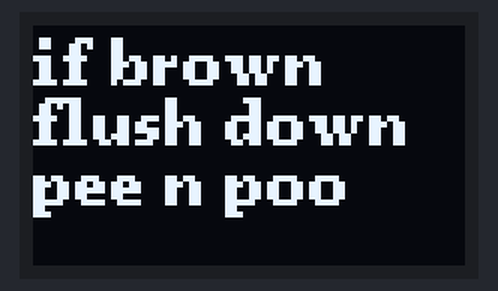
Simulated run of this sketch. Board: ESP32-C3. On the bench: 72×40 one-colour display.

Above: at 0.1 s.

The sketch:

esp32c3_oled1.ino
```cpp
// ====== Reference Libraries ======
#include <Arduino.h>
#include <U8g2lib.h>
#include <Wire.h>

// ====== Set OLED Pins ======
#define SDA_PIN 5
#define SCL_PIN 6

U8G2_SSD1306_72X40_ER_F_HW_I2C u8g2(U8G2_R0, /* reset=*/ U8X8_PIN_NONE);  // 0.42" OLED

void setup(void) {
  Wire.begin(SDA_PIN, SCL_PIN);
  u8g2.begin();
}

void loop(void) {
  // clear the internal memory
  u8g2.clearBuffer();
  // choose a suitable font
  u8g2.setFont(u8g2_font_ncenB08_tr);
  // write something to the internal memory
  u8g2.drawStr(0,10,"if brown");  // *** edit text here
  u8g2.drawStr(0,20,"flush down");
  u8g2.drawStr(0,30,"pee n poo");
  // transfer internal memory to the display
  u8g2.sendBuffer();
  delay(1000);
}
```
